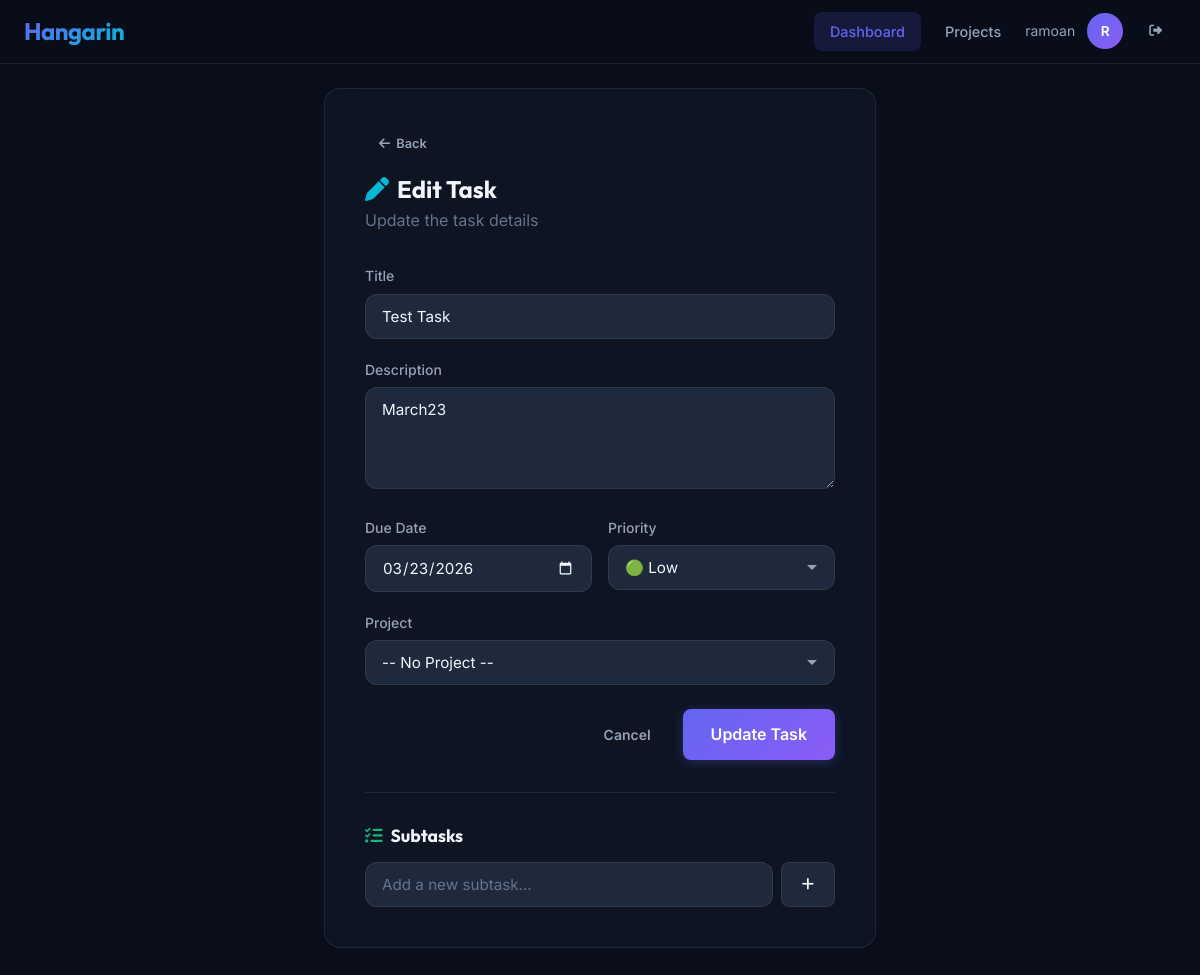
The page /update/30/ (signed in) on the database its author committed.
### tasks/models.py (models this page shows, shortened)
class Task(models.Model):
    title = models.CharField(max_length=200)
    description = models.TextField(blank=True)
    completed = models.BooleanField(default=False)
    created_at = models.DateTimeField(auto_now_add=True)
    due_date = models.DateField(null=True, blank=True)
    priority = models.CharField(
        max_length=10,
        choices=[
            ("low", "Low"),
            ("medium", "Medium"),
            ("high", "High")
        ],
        default="low"
    )
    user = models.ForeignKey(User, on_delete=models.CASCADE)
    project = models.ForeignKey(Project, on_delete=models.CASCADE, null=True, blank=True, related_name='tasks')

### tasks/views.py (the view, shortened to what this page needs)
# urls.py: path('update/<int:pk>/', views.update_task, name='update_task'),
@login_required
def update_task(request, pk):
    task = get_object_or_404(Task, id=pk, user=request.user)
    projects = Project.objects.filter(user=request.user)
    return render(request, "tasks/update_task.html", {"task": task, "projects": projects})

### templates/tasks/update_task.html (shortened to what this page needs)
{% extends "base.html" %}
{% block nav_dashboard %}active{% endblock %}
{% block content %}
<div class="container" style="max-width: 600px; margin: 0 auto;">
    <div class="glass-card animate-fade-in" style="padding: 40px;">
        <div style="margin-bottom: 32px;">
            <a href="{% url 'dashboard' %}" class="btn btn--ghost btn--sm" style="margin-bottom: 16px; display: inline-flex; align-items: center; gap: 6px;">
                <i class="fas fa-arrow-left"></i> Back
            </a>
            <h1 style="font-size: 1.5rem; margin-bottom: 4px;"><i class="fas fa-pen" style="margin-right: 8px; color: var(--accent-cyan);"></i>Edit Task</h1>
            <p style="color: var(--text-muted); margin: 0;">Update the task details</p>
        </div>
        <form method="POST">
            <div class="form-group">
                <label class="form-label">Title</label>
                <input type="text" name="title" class="form-input" value="{{ task.title }}" required>
            </div>
            <div class="form-group">
                <label class="form-label">Description</label>
                <textarea name="description" class="form-input" rows="4">{{ task.description }}</textarea>
            </div>
            <div style="display: grid; grid-template-columns: 1fr 1fr; gap: 16px;">
                <div class="form-group">
                    <label class="form-label">Due Date</label>
                    <input type="date" name="due_date" class="form-input" value="{{ task.due_date|date:'Y-m-d' }}">
                </div>
                <div class="form-group">
                    <label class="form-label">Priority</label>
                    <select name="priority" class="form-input">
                        <option value="low" {% if task.priority == 'low' %}selected{% endif %}>🟢 Low</option>
                    </select>
                </div>
            </div>
            <div class="form-group">
                <label class="form-label">Project</label>
                <select name="project" class="form-input">
                    <option value="">-- No Project --</option>
                </select>
            </div>
            <div style="display: flex; gap: 12px; justify-content: flex-end; margin-top: 24px;">
                <a href="{% url 'dashboard' %}" class="btn btn--ghost">Cancel</a>
                <button type="submit" class="btn btn--primary btn--lg">Update Task</button>
            </div>
        </form>
        <hr style="border: 0; border-top: 1px solid var(--border-color); margin: 32px 0;">
        <div id="subtasks-section">
            <h3 style="font-size: 1.1rem; margin-bottom: 16px;"><i class="fas fa-list-check" style="margin-right: 8px; color: var(--accent-emerald);"></i>Subtasks</h3>
            <div style="display: flex; gap: 8px;">
                <input type="text" id="new-subtask-title" class="form-input" placeholder="Add a new subtask..." onkeypress="if(event.key === 'Enter') { event.preventDefault(); addSubtask(); }">
                <button type="button" class="btn btn--secondary" onclick="addSubtask()" style="background: var(--bg-tertiary); border: 1px solid var(--border-color); color: var(--text-primary);"><i class="fas fa-plus"></i></button>
            </div>
        </div>
    </div>
</div>
{% endblock %}

### templates/base.html (shortened to what this page needs)
{% load static %}
{% load pwa %}
<!DOCTYPE html>
<html lang="en">
<head>
    <link rel="stylesheet" href="https://cdnjs.cloudflare.com/ajax/libs/font-awesome/6.5.1/css/all.min.css">
    <link href="https://cdn.jsdelivr.net/npm/fullcalendar@6.1.8/index.global.min.css" rel="stylesheet">
    <link href="{% static 'css/hangarin.css' %}" rel="stylesheet">
</head>
<body>
    {% block body %}
    <nav class="navbar" id="main-navbar">
        <a href="{% url 'dashboard' %}" class="navbar-brand">Hangarin</a>
        <div style="display: flex; align-items: center; gap: 8px;">
            {% if user.is_authenticated %}
            <div class="navbar-links">
                <a href="{% url 'dashboard' %}" class="nav-link {% block nav_dashboard %}{% endblock %}">Dashboard</a>
                <a href="{% url 'project_list' %}" class="nav-link {% block nav_projects %}{% endblock %}">Projects</a>
            </div>
            <div class="navbar-user">
                <span style="color: var(--text-secondary); font-size: 0.875rem;">{{ user.username }}</span>
                <div class="user-avatar">{{ user.username|first|upper }}</div>
                <a href="{% url 'account_logout' %}" class="btn btn--ghost btn--sm" title="Logout">
                    <i class="fas fa-sign-out-alt"></i>
                </a>
            </div>
            {% endif %}
        </div>
    </nav>
    <div class="page-wrapper">
        {% block content %}{% endblock %}
    </div>
    {% endblock %}
</body>
</html>

### rows shown on the page
Task: title "Test Task", description "March23", due_date "03/23/2026", priority "🟢 Low"

### other values the page prints
{{ user.username }} "ramoan"
{{ user.username|first|upper }} "R"
